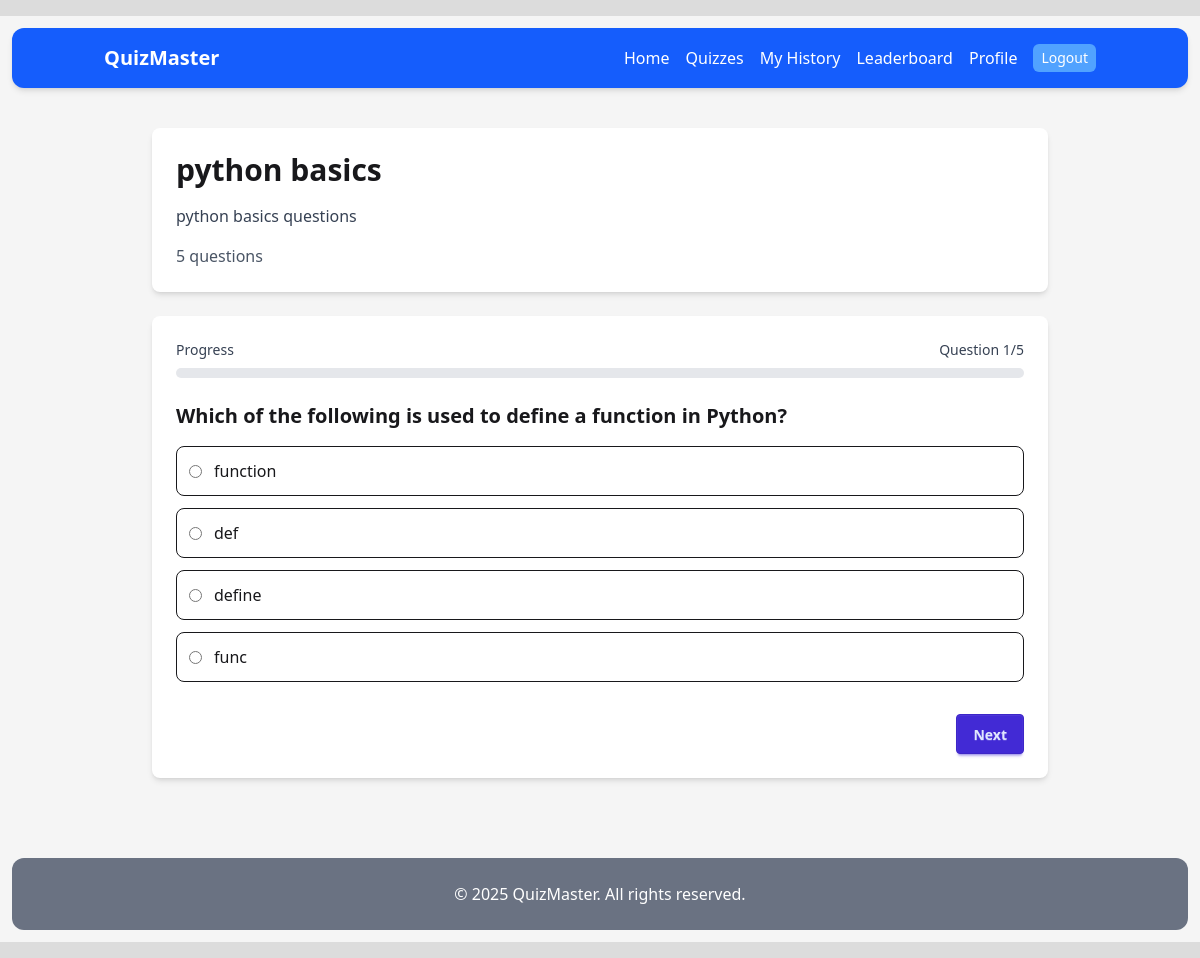
Page /quizzes/quiz/1/take/ (signed in) on the committed database.
### quiz/models.py (models this page shows, shortened)
class Quiz(models.Model):
    title = models.CharField(max_length=200)
    description = models.TextField(blank=True)
    category = models.ForeignKey(Category, on_delete=models.SET_NULL, null=True, related_name='quizzes')
    created_by = models.ForeignKey(User, on_delete=models.CASCADE, related_name='quizzes')
    created_at = models.DateTimeField(auto_now_add=True)
    updated_at = models.DateTimeField(auto_now=True)
    is_active = models.BooleanField(default=True)
    time_limit = models.PositiveIntegerField(help_text="Time limit in minutes", null=True, blank=True)
    max_questions = models.PositiveIntegerField(default=50)
    min_questions = models.PositiveIntegerField(default=5)
    class Meta:
        ordering = ['-created_at']

class Question(models.Model):
    quiz = models.ForeignKey(Quiz, on_delete=models.CASCADE, related_name='questions')
    text = models.TextField()
    order = models.PositiveIntegerField(default=0)
    points = models.PositiveIntegerField(default=1)
    class Meta:
        ordering = ['order']

class Option(models.Model):
    question = models.ForeignKey(Question, on_delete=models.CASCADE, related_name='options')
    text = models.CharField(max_length=200)
    is_correct = models.BooleanField(default=False)

### quiz/views.py (the view)
# urls.py: path('quiz/<int:pk>/take/', views.TakeQuizView.as_view(), name='quiz-take'), # ---
class TakeQuizView(LoginRequiredMixin, View):
    def get(self, request, pk):
        quiz = get_object_or_404(Quiz, pk=pk, is_active=True)
        if QuizAttempt.objects.filter(user=request.user, quiz=quiz).exists():
            messages.error(request, 'You have already attempted this quiz.')
            return redirect('quiz-detail', pk=quiz.id)
        questions = list(quiz.questions.all().order_by('order'))
        total_questions = len(questions)
        if 'previous' in request.GET:
            current_quiz_data = request.session['current_quiz']
            current_question_index = max(0, current_quiz_data['current_question'] - 1)
            current_quiz_data['current_question'] = current_question_index
            request.session['current_quiz'] = current_quiz_data
        else:
            if 'current_quiz' not in request.session or request.session['current_quiz']['quiz_id'] != quiz.id:
                request.session['current_quiz'] = {
                    'quiz_id': quiz.id,
                    'current_question': 0,
                    'answers': {},
                    'start_time': timezone.now().isoformat()
                }
        current_quiz_data = request.session['current_quiz']
        current_question_index = current_quiz_data['current_question']
        if current_question_index >= total_questions:
            return redirect('quiz-complete', pk=quiz.id)
        current_question = questions[current_question_index]
        user_answer = None
        if str(current_question.id) in current_quiz_data['answers']:
            user_answer = current_quiz_data['answers'][str(current_question.id)]
        form = TakeQuizForm(question=current_question, initial={'answer': user_answer})
        return render(request, 'quiz/take_quiz.html', {
            'quiz': quiz,
            'question': current_question,
            'form': form,
            'current_question': current_question_index + 1,
            'total_questions': total_questions,
            'progress': int((current_question_index / total_questions) * 100)
        })

### quiz/forms.py
class TakeQuizForm(forms.Form):
    def __init__(self, *args, **kwargs):
        self.question = kwargs.pop('question')
        super().__init__(*args, **kwargs)
        choices = [(option.id, option.text) for option in self.question.options.all()]
        self.fields['answer'] = forms.ChoiceField(
            choices=choices,
            widget=forms.RadioSelect,
            required=True
        )

### core/templatetags/navigation_tags.py (called while the page is built)
@register.simple_tag(takes_context=True)
@register.filter
def active(context, *url_names):
    try:
        current = context['request'].resolver_match.url_name
    except Exception:
        return ''
    if current in url_names:
        return 'font-bold text-green-200 aria-current="page"'
    return ''

### quiz/templates/quiz/take_quiz.html (shortened to what this page needs)
{% extends "base.html" %}
{% block content %}
<div class="max-w-4xl mx-auto">
    <div class="bg-white rounded-lg shadow-md p-6 mb-6">
        <h1 class="text-3xl font-bold mb-4">{{ quiz.title }}</h1>
        <p class="text-gray-700 mb-4">{{ quiz.description }}</p>
        <div class="text-gray-600">{{ total_questions }} questions</div>
    </div>
    <div class="bg-white rounded-lg shadow-md p-6">
        <div class="mb-6">
            <div class="flex justify-between items-center mb-2">
                <span class="text-sm font-medium text-gray-700">Progress</span>
                <span class="text-sm font-medium text-gray-700">Question {{ current_question }}/{{ total_questions }}</span>
            </div>
            <div class="w-full bg-gray-200 rounded-full h-2.5">
            </div>
        </div>
        <form method="post">
            <div class="mb-6">
                <h3 class="text-xl font-semibold mb-4">{{ question.text }}</h3>
                <div class="space-y-3">
                    {% for choice in form.answer %}
                        <div class="flex items-center p-3 border rounded-lg hover:bg-gray-50">
                            {{ choice.tag }}
                            <label for="{{ choice.id_for_label }}" class="ml-3 cursor-pointer">{{ choice.choice_label }}</label>
                        </div>
                    {% endfor %}
                </div>
            </div>
            <div class="flex justify-between mt-8">
                <button type="submit" class="btn btn-primary">
                    {% if current_question == total_questions %}
                        Submit Quiz
                    {% else %}
                        Next
                    {% endif %}
                </button>
            </div>
        </form>
    </div>
</div>
{% endblock %}

### static/css/style.css (style rules this page uses)
body { background-color:whitesmoke; }

### rows in the picture
Quiz: title "python basics", description "python basics questions"
Question: text "Which of the following is used to define a function in Python?"
Option: choice_label "function"
Option: choice_label "def"
Option: choice_label "define"
Option: choice_label "func"

### other values in the picture
{{ total_questions }} "5"
{{ current_question }} "1"
